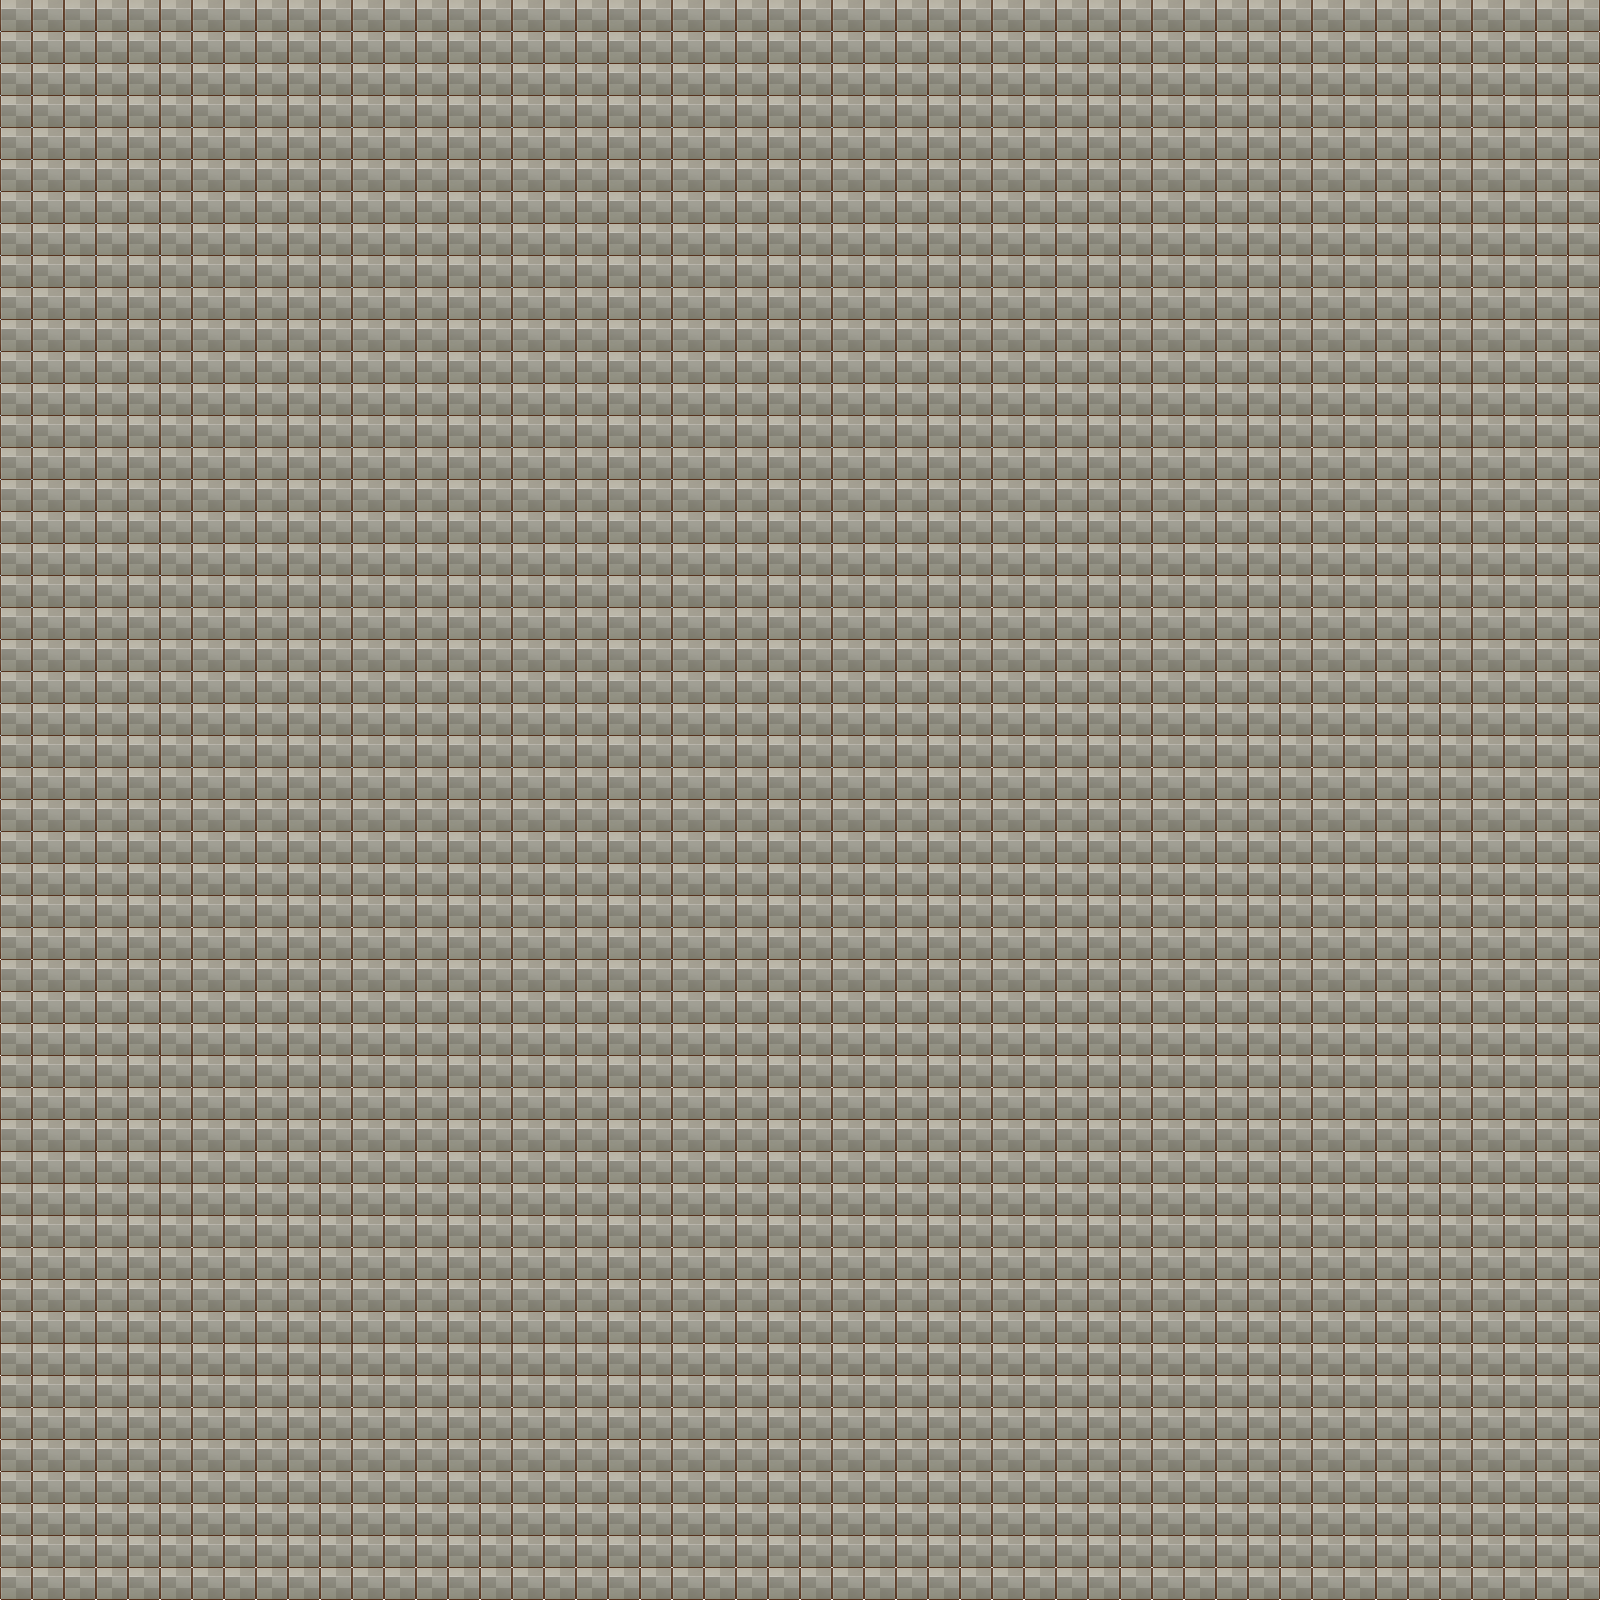

Tiled map render using the project's own tile images. Description and the map definition, with tile-layer contents summarised, below:
An orthogonal 50x50 tile map with 32x32 px tiles, 8 tile layers (Ground, Stairs, HideItem, Decoration, ...), 5 tilesets and 99 objects (2x InDoorPoint, Interaction, TeleportPoint).

<map version="1.10" tiledversion="1.11.0" orientation="orthogonal" renderorder="right-down" width="50" height="50" tilewidth="32" tileheight="32" infinite="0" nextlayerid="10" nextobjectid="106">
 <tileset firstgid="1" source="SnowyWinterWholeAsset.tsx" />
 <tileset firstgid="257" source="MagicTelepoter.tsx" />
 <tileset firstgid="513" source="../Vol_Snow_Ecotonal/spritesheet.tsx" />
 <tileset firstgid="769" source="../volcano/TX Props.tsx" />
 <tileset firstgid="1025" source="../Vol_Snow_Ecotonal/TX Props.tsx" />
 <layer id="1" name="Ground" width="50" height="50">
  <data>[2500 cells, 2500 non-empty, 14 distinct tile ids]</data>
 </layer>
 <layer id="3" name="Stairs" width="50" height="50">
  <data>[2500 cells, 15 non-empty, 6 distinct tile ids]</data>
 </layer>
 <layer id="7" name="HideItem" width="50" height="50">
  <data>[2500 cells, 22 non-empty, 13 distinct tile ids]</data>
 </layer>
 <layer id="2" name="Decoration" width="50" height="50">
  <data>[2500 cells, 1292 non-empty, 26 distinct tile ids]</data>
 </layer>
 <layer id="6" name="DetailsUpDeco" width="50" height="50">
  <data>[2500 cells, 55 non-empty, 17 distinct tile ids]</data>
 </layer>
 <layer id="5" name="House" width="50" height="50">
  <data>[2500 cells, 35 non-empty, 35 distinct tile ids]</data>
 </layer>
 <layer id="4" name="MagicAndTelepoter" width="50" height="50">
  <data>[2500 cells, 32 non-empty, 14 distinct tile ids]</data>
 </layer>
 <layer id="9" name="BlackFog" width="50" height="50">
  <data>[2500 cells, 2500 non-empty, 2 distinct tile ids]</data>
 </layer>
 <objectgroup id="8" name="Obstacles">
  <object id="1" x="129.5" y="1128.5" width="93.5" height="85.5">
   <properties>
    <property name="Height" type="float" value="85.5" />
    <property name="Width" type="float" value="93.5" />
    <property name="X" type="float" value="129.5" />
    <property name="Y" type="float" value="1128.5" />
   </properties>
  </object>
  <object id="2" x="204.5" y="1001.5" width="15.5" height="121">
   <properties>
    <property name="Height" type="float" value="121" />
    <property name="Width" type="float" value="15.5" />
    <property name="X" type="float" value="204.5" />
    <property name="Y" type="float" value="1001.5" />
   </properties>
  </object>
  <object id="3" x="13" y="998.5" width="192.5" height="16">
   <properties>
    <property name="Height" type="float" value="16" />
    <property name="Width" type="float" value="192.5" />
    <property name="X" type="float" value="13" />
    <property name="Y" type="float" value="998.5" />
   </properties>
  </object>
  <object id="4" x="13.5" y="1011.5" width="6.5" height="107.5">
   <properties>
    <property name="Height" type="float" value="107.5" />
    <property name="Width" type="float" value="6.5" />
    <property name="X" type="float" value="13.5" />
    <property name="Y" type="float" value="1011.5" />
   </properties>
  </object>
  <object id="5" x="2" y="1129.5" width="94.5" height="85">
   <properties>
    <property name="Height" type="float" value="85" />
    <property name="Width" type="float" value="94.5" />
    <property name="X" type="float" value="2" />
    <property name="Y" type="float" value="1129.5" />
   </properties>
  </object>
  <object id="7" x="36.5" y="1016.5" width="21.5" height="32">
   <properties>
    <property name="Height" type="float" value="32" />
    <property name="Width" type="float" value="21.5" />
    <property name="X" type="float" value="36.5" />
    <property name="Y" type="float" value="1016.5" />
   </properties>
  </object>
  <object id="8" x="35.5" y="1080.5" width="23" height="31">
   <properties>
    <property name="Height" type="float" value="31" />
    <property name="Width" type="float" value="23" />
    <property name="X" type="float" value="35.5" />
    <property name="Y" type="float" value="1080.5" />
   </properties>
  </object>
  <object id="9" x="163" y="1014.5" width="25" height="36.5">
   <properties>
    <property name="Height" type="float" value="36.5" />
    <property name="Width" type="float" value="25" />
    <property name="X" type="float" value="163" />
    <property name="Y" type="float" value="1014.5" />
   </properties>
  </object>
  <object id="10" x="164" y="1077.5" width="23" height="35">
   <properties>
    <property name="Height" type="float" value="35" />
    <property name="Width" type="float" value="23" />
    <property name="X" type="float" value="164" />
    <property name="Y" type="float" value="1077.5" />
   </properties>
  </object>
  <object id="11" x="358" y="1286.67" width="22" height="16.6667">
   <properties>
    <property name="Height" type="float" value="16.6667" />
    <property name="Width" type="float" value="22" />
    <property name="X" type="float" value="358" />
    <property name="Y" type="float" value="1286.67" />
   </properties>
  </object>
  <object id="12" x="710" y="1380" width="17" height="19">
   <properties>
    <property name="Height" type="float" value="19" />
    <property name="Width" type="float" value="17" />
    <property name="X" type="float" value="710" />
    <property name="Y" type="float" value="1380" />
   </properties>
  </object>
  <object id="13" x="747.5" y="1390" width="9.5" height="8">
   <properties>
    <property name="Height" type="float" value="8" />
    <property name="Width" type="float" value="9.5" />
    <property name="X" type="float" value="747.5" />
    <property name="Y" type="float" value="1390" />
   </properties>
  </object>
  <object id="14" x="772" y="1224" width="21" height="17">
   <properties>
    <property name="Height" type="float" value="17" />
    <property name="Width" type="float" value="21" />
    <property name="X" type="float" value="772" />
    <property name="Y" type="float" value="1224" />
   </properties>
  </object>
  <object id="15" x="813" y="1229" width="8" height="10">
   <properties>
    <property name="Height" type="float" value="10" />
    <property name="Width" type="float" value="8" />
    <property name="X" type="float" value="813" />
    <property name="Y" type="float" value="1229" />
   </properties>
  </object>
  <object id="16" x="902" y="1093.75" width="19" height="17.25">
   <properties>
    <property name="Height" type="float" value="17.25" />
    <property name="Width" type="float" value="19" />
    <property name="X" type="float" value="902" />
    <property name="Y" type="float" value="1093.75" />
   </properties>
  </object>
  <object id="17" x="937.917" y="877.75" width="10.8333" height="9">
   <properties>
    <property name="Height" type="float" value="9" />
    <property name="Width" type="float" value="10.8333" />
    <property name="X" type="float" value="937.917" />
    <property name="Y" type="float" value="877.75" />
   </properties>
  </object>
  <object id="18" x="965.5" y="935.5" width="20.5" height="17">
   <properties>
    <property name="Height" type="float" value="17" />
    <property name="Width" type="float" value="20.5" />
    <property name="X" type="float" value="965.5" />
    <property name="Y" type="float" value="935.5" />
   </properties>
  </object>
  <object id="19" x="1003" y="943.25" width="9.75" height="8.25">
   <properties>
    <property name="Height" type="float" value="8.25" />
    <property name="Width" type="float" value="9.75" />
    <property name="X" type="float" value="1003" />
    <property name="Y" type="float" value="943.25" />
   </properties>
  </object>
  <object id="20" x="810.5" y="973.25" width="12.5" height="10.75">
   <properties>
    <property name="Height" type="float" value="10.75" />
    <property name="Width" type="float" value="12.5" />
    <property name="X" type="float" value="810.5" />
    <property name="Y" type="float" value="973.25" />
   </properties>
  </object>
  </objectgroup>
</map>
<!-- 80 of 99 objects omitted -->
